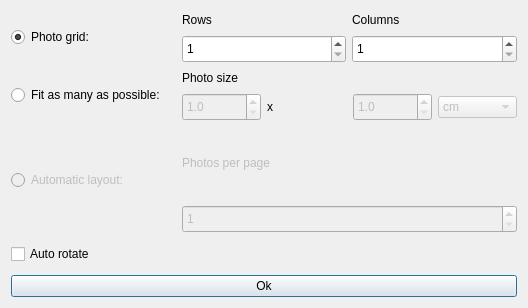
<?xml version="1.0" encoding="UTF-8"?>
<ui version="4.0">
 <class>AdvPrintCustomLayout</class>
 <widget class="QDialog" name="AdvPrintCustomLayout">
  <property name="geometry">
   <rect>
    <x>0</x>
    <y>0</y>
    <width>528</width>
    <height>308</height>
   </rect>
  </property>
  <property name="sizePolicy">
   <sizepolicy hsizetype="Preferred" vsizetype="Preferred">
    <horstretch>0</horstretch>
    <verstretch>0</verstretch>
   </sizepolicy>
  </property>
  <property name="minimumSize">
   <size>
    <width>490</width>
    <height>221</height>
   </size>
  </property>
  <property name="windowTitle">
   <string>Custom layout</string>
  </property>
  <layout class="QVBoxLayout" name="verticalLayout_7">
   <item>
    <layout class="QGridLayout" name="gridLayout">
     <item row="6" column="0">
      <widget class="QRadioButton" name="m_fitAsManyCheck">
       <property name="enabled">
        <bool>true</bool>
       </property>
       <property name="sizePolicy">
        <sizepolicy hsizetype="Minimum" vsizetype="Preferred">
         <horstretch>0</horstretch>
         <verstretch>0</verstretch>
        </sizepolicy>
       </property>
       <property name="minimumSize">
        <size>
         <width>0</width>
         <height>46</height>
        </size>
       </property>
       <property name="text">
        <string>Fit as many as possible:</string>
       </property>
      </widget>
     </item>
     <item row="3" column="1">
      <layout class="QVBoxLayout" name="verticalLayout_2">
       <item>
        <widget class="QLabel" name="label">
         <property name="sizePolicy">
          <sizepolicy hsizetype="Preferred" vsizetype="Fixed">
           <horstretch>0</horstretch>
           <verstretch>0</verstretch>
          </sizepolicy>
         </property>
         <property name="minimumSize">
          <size>
           <width>0</width>
           <height>18</height>
          </size>
         </property>
         <property name="text">
          <string>Rows</string>
         </property>
        </widget>
       </item>
       <item>
        <widget class="QSpinBox" name="m_gridRows">
         <property name="sizePolicy">
          <sizepolicy hsizetype="Minimum" vsizetype="Fixed">
           <horstretch>0</horstretch>
           <verstretch>0</verstretch>
          </sizepolicy>
         </property>
         <property name="minimumSize">
          <size>
           <width>0</width>
           <height>28</height>
          </size>
         </property>
         <property name="minimum">
          <number>1</number>
         </property>
        </widget>
       </item>
      </layout>
     </item>
     <item row="6" column="1" colspan="2">
      <layout class="QVBoxLayout" name="verticalLayout_9">
       <item>
        <widget class="QLabel" name="label_4">
         <property name="sizePolicy">
          <sizepolicy hsizetype="Preferred" vsizetype="Fixed">
           <horstretch>0</horstretch>
           <verstretch>0</verstretch>
          </sizepolicy>
         </property>
         <property name="minimumSize">
          <size>
           <width>0</width>
           <height>18</height>
          </size>
         </property>
         <property name="text">
          <string>Photo size</string>
         </property>
        </widget>
       </item>
       <item>
        <layout class="QHBoxLayout" name="horizontalLayout">
         <item>
          <widget class="QDoubleSpinBox" name="m_photoHeight">
           <property name="enabled">
            <bool>false</bool>
           </property>
           <property name="sizePolicy">
            <sizepolicy hsizetype="Minimum" vsizetype="Fixed">
             <horstretch>0</horstretch>
             <verstretch>0</verstretch>
            </sizepolicy>
           </property>
           <property name="minimumSize">
            <size>
             <width>0</width>
             <height>28</height>
            </size>
           </property>
           <property name="decimals">
            <number>1</number>
           </property>
           <property name="minimum">
            <double>1.000000000000000</double>
           </property>
           <property name="maximum">
            <double>999.000000000000000</double>
           </property>
          </widget>
         </item>
         <item>
          <widget class="QLabel" name="label_3">
           <property name="enabled">
            <bool>true</bool>
           </property>
           <property name="sizePolicy">
            <sizepolicy hsizetype="Preferred" vsizetype="Fixed">
             <horstretch>0</horstretch>
             <verstretch>0</verstretch>
            </sizepolicy>
           </property>
           <property name="text">
            <string notr="true">x</string>
           </property>
          </widget>
         </item>
         <item>
          <widget class="QDoubleSpinBox" name="m_photoWidth">
           <property name="enabled">
            <bool>false</bool>
           </property>
           <property name="sizePolicy">
            <sizepolicy hsizetype="Minimum" vsizetype="Fixed">
             <horstretch>0</horstretch>
             <verstretch>0</verstretch>
            </sizepolicy>
           </property>
           <property name="minimumSize">
            <size>
             <width>0</width>
             <height>28</height>
            </size>
           </property>
           <property name="decimals">
            <number>1</number>
           </property>
           <property name="minimum">
            <double>1.000000000000000</double>
           </property>
           <property name="maximum">
            <double>999.000000000000000</double>
           </property>
          </widget>
         </item>
         <item>
          <widget class="QComboBox" name="m_photoUnits">
           <property name="enabled">
            <bool>false</bool>
           </property>
           <property name="sizePolicy">
            <sizepolicy hsizetype="Preferred" vsizetype="Fixed">
             <horstretch>0</horstretch>
             <verstretch>0</verstretch>
            </sizepolicy>
           </property>
           <item>
            <property name="text">
             <string>cm</string>
            </property>
           </item>
           <item>
            <property name="text">
             <string>mm</string>
            </property>
           </item>
           <item>
            <property name="text">
             <string>inches</string>
            </property>
           </item>
          </widget>
         </item>
        </layout>
       </item>
      </layout>
     </item>
     <item row="3" column="2">
      <layout class="QVBoxLayout" name="verticalLayout_8">
       <item>
        <widget class="QLabel" name="label_2">
         <property name="sizePolicy">
          <sizepolicy hsizetype="Preferred" vsizetype="Fixed">
           <horstretch>0</horstretch>
           <verstretch>0</verstretch>
          </sizepolicy>
         </property>
         <property name="minimumSize">
          <size>
           <width>0</width>
           <height>18</height>
          </size>
         </property>
         <property name="text">
          <string>Columns</string>
         </property>
        </widget>
       </item>
       <item>
        <widget class="QSpinBox" name="m_gridColumns">
         <property name="sizePolicy">
          <sizepolicy hsizetype="Minimum" vsizetype="Fixed">
           <horstretch>0</horstretch>
           <verstretch>0</verstretch>
          </sizepolicy>
         </property>
         <property name="minimumSize">
          <size>
           <width>0</width>
           <height>28</height>
          </size>
         </property>
         <property name="minimum">
          <number>1</number>
         </property>
        </widget>
       </item>
      </layout>
     </item>
     <item row="3" column="0">
      <widget class="QRadioButton" name="m_photoGridCheck">
       <property name="sizePolicy">
        <sizepolicy hsizetype="Minimum" vsizetype="Preferred">
         <horstretch>0</horstretch>
         <verstretch>0</verstretch>
        </sizepolicy>
       </property>
       <property name="minimumSize">
        <size>
         <width>0</width>
         <height>46</height>
        </size>
       </property>
       <property name="text">
        <string>Photo grid:</string>
       </property>
       <property name="checked">
        <bool>true</bool>
       </property>
      </widget>
     </item>
     <item row="7" column="0">
      <widget class="QRadioButton" name="m_photosXPageCheck">
       <property name="enabled">
        <bool>false</bool>
       </property>
       <property name="sizePolicy">
        <sizepolicy hsizetype="Minimum" vsizetype="Preferred">
         <horstretch>0</horstretch>
         <verstretch>0</verstretch>
        </sizepolicy>
       </property>
       <property name="minimumSize">
        <size>
         <width>0</width>
         <height>46</height>
        </size>
       </property>
       <property name="text">
        <string>Automatic layout:</string>
       </property>
      </widget>
     </item>
     <item row="7" column="1" colspan="2">
      <layout class="QVBoxLayout" name="verticalLayout">
       <item>
        <widget class="QLabel" name="label_5">
         <property name="enabled">
          <bool>false</bool>
         </property>
         <property name="text">
          <string>Photos per page</string>
         </property>
        </widget>
       </item>
       <item>
        <widget class="QSpinBox" name="m_photosXPage">
         <property name="enabled">
          <bool>false</bool>
         </property>
         <property name="sizePolicy">
          <sizepolicy hsizetype="Minimum" vsizetype="Fixed">
           <horstretch>0</horstretch>
           <verstretch>0</verstretch>
          </sizepolicy>
         </property>
         <property name="minimumSize">
          <size>
           <width>0</width>
           <height>28</height>
          </size>
         </property>
         <property name="frame">
          <bool>true</bool>
         </property>
         <property name="readOnly">
          <bool>false</bool>
         </property>
         <property name="specialValueText">
          <string extracomment="0 to disable"/>
         </property>
         <property name="minimum">
          <number>1</number>
         </property>
         <property name="singleStep">
          <number>1</number>
         </property>
         <property name="value">
          <number>1</number>
         </property>
        </widget>
       </item>
      </layout>
     </item>
    </layout>
   </item>
   <item>
    <layout class="QHBoxLayout" name="horizontalLayout_5">
     <item>
      <widget class="QCheckBox" name="m_autorotate">
       <property name="text">
        <string>Auto rotate</string>
       </property>
      </widget>
     </item>
     <item>
      <spacer name="horizontalSpacer_3">
       <property name="orientation">
        <enum>Qt::Horizontal</enum>
       </property>
       <property name="sizeHint" stdset="0">
        <size>
         <width>258</width>
         <height>30</height>
        </size>
       </property>
      </spacer>
     </item>
    </layout>
   </item>
   <item>
    <widget class="QPushButton" name="m_doneButton">
     <property name="text">
      <string>Ok</string>
     </property>
    </widget>
   </item>
  </layout>
 </widget>
 <resources/>
 <connections>
  <connection>
   <sender>m_fitAsManyCheck</sender>
   <signal>toggled(bool)</signal>
   <receiver>m_photoHeight</receiver>
   <slot>setEnabled(bool)</slot>
   <hints>
    <hint type="sourcelabel">
     <x>92</x>
     <y>90</y>
    </hint>
    <hint type="destinationlabel">
     <x>288</x>
     <y>101</y>
    </hint>
   </hints>
  </connection>
  <connection>
   <sender>m_fitAsManyCheck</sender>
   <signal>toggled(bool)</signal>
   <receiver>m_photoWidth</receiver>
   <slot>setEnabled(bool)</slot>
   <hints>
    <hint type="sourcelabel">
     <x>92</x>
     <y>90</y>
    </hint>
    <hint type="destinationlabel">
     <x>215</x>
     <y>101</y>
    </hint>
   </hints>
  </connection>
  <connection>
   <sender>m_fitAsManyCheck</sender>
   <signal>toggled(bool)</signal>
   <receiver>m_photoUnits</receiver>
   <slot>setEnabled(bool)</slot>
   <hints>
    <hint type="sourcelabel">
     <x>92</x>
     <y>90</y>
    </hint>
    <hint type="destinationlabel">
     <x>355</x>
     <y>101</y>
    </hint>
   </hints>
  </connection>
  <connection>
   <sender>m_photoGridCheck</sender>
   <signal>toggled(bool)</signal>
   <receiver>m_gridRows</receiver>
   <slot>setEnabled(bool)</slot>
   <hints>
    <hint type="sourcelabel">
     <x>92</x>
     <y>32</y>
    </hint>
    <hint type="destinationlabel">
     <x>279</x>
     <y>43</y>
    </hint>
   </hints>
  </connection>
  <connection>
   <sender>m_photoGridCheck</sender>
   <signal>toggled(bool)</signal>
   <receiver>m_gridColumns</receiver>
   <slot>setEnabled(bool)</slot>
   <hints>
    <hint type="sourcelabel">
     <x>92</x>
     <y>32</y>
    </hint>
    <hint type="destinationlabel">
     <x>215</x>
     <y>43</y>
    </hint>
   </hints>
  </connection>
 </connections>
</ui>
